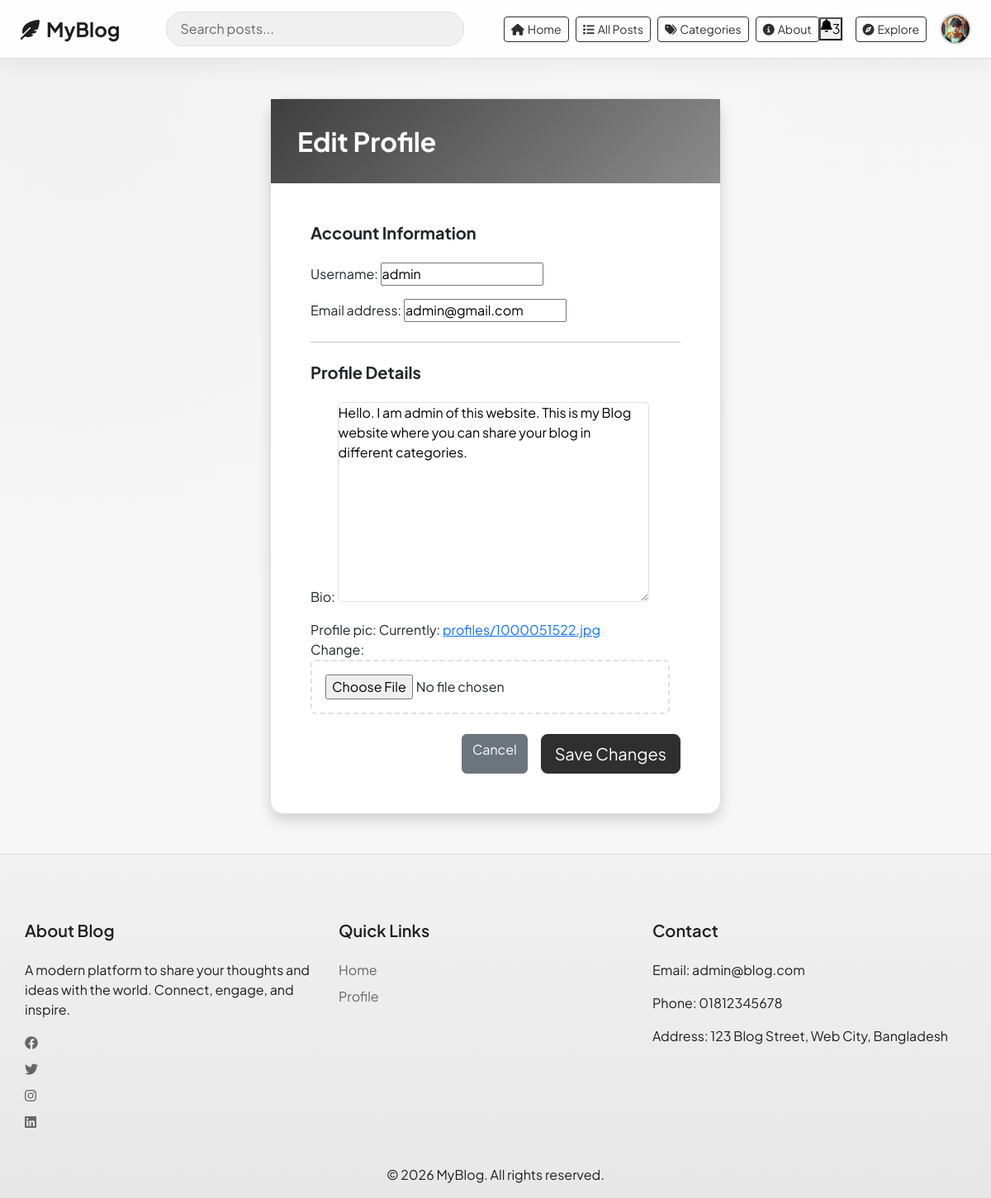
Page /profile/edit/ (signed in) on the committed database.
### blog/models.py (models this page shows, shortened)
class Profile(models.Model):
    user = models.OneToOneField(User, on_delete=models.CASCADE)
    bio = models.TextField(blank=True)
    profile_pic = models.ImageField(upload_to='profiles/')

### blog/views.py (the view)
# urls.py: path('profile/edit/', views.edit_profile, name='edit_profile'),
@login_required
@never_cache
def edit_profile(request):
    profile, _ = Profile.objects.get_or_create(user=request.user)
    u_form = UserUpdateForm(request.POST or None, instance=request.user)
    p_form = ProfileUpdateForm(request.POST or None, request.FILES or None, instance=profile)
    if u_form.is_valid() and p_form.is_valid():
        u_form.save()
        p_form.save()
        messages.success(request, "Profile updated!")
        return redirect('profile')
    return render(request, 'edit_profile.html', {
        'u_form': u_form,
        'p_form': p_form
    })

### blog/forms.py
class UserUpdateForm(forms.ModelForm):
    class Meta:
        model = User
        fields = ['username', 'email']

class ProfileUpdateForm(forms.ModelForm):
    class Meta:
        model = Profile
        fields = ['bio', 'profile_pic']

### blog/context_processors.py (called while the page is built)
def navbar_profile(request):
    if not request.user.is_authenticated:
        return {"navbar_profile": None}
    profile = Profile.objects.filter(user=request.user).first()
    return {"navbar_profile": profile}

### blog/templates/edit_profile.html (shortened to what this page needs)
{% extends 'base.html' %}
{% block content %}
<div class="container py-5">
    <div class="row">
        <div class="col-md-6 mx-auto">
            <div class="card border-0 shadow rounded-lg">
                <div style="background: linear-gradient(135deg, #3f3f3f 0%, #8c8c8c 100%); padding: 2rem;">
                    <h2 class="text-white fw-bold mb-0">Edit Profile</h2>
                </div>
                <div class="card-body p-5">
                    <form method="POST" enctype="multipart/form-data" novalidate>
                        <h5 class="fw-bold mb-4">Account Information</h5>
                        {% for field in u_form %}
                            <div class="mb-3">
                                {{ field.label_tag }}
                                {{ field }}
                            </div>
                        {% endfor %}
                        <hr class="my-4">
                        <h5 class="fw-bold mb-4">Profile Details</h5>
                        {% for field in p_form %}
                            <div class="mb-3">
                                {{ field.label_tag }}
                                {{ field }}
                            </div>
                        {% endfor %}
                        <div class="d-grid gap-2 d-md-flex justify-content-md-end mt-4">
                            <a href="{% url 'profile' %}" class="btn btn-secondary me-md-2">Cancel</a>
                            <button class="btn btn-success btn-lg" type="submit">Save Changes</button>
                        </div>
                    </form>
                </div>
            </div>
        </div>
    </div>
</div>
{% endblock %}

### blog/templates/base.html (shortened to what this page needs)
<!DOCTYPE html>
<html>
<head>
    <link href="https://cdn.jsdelivr.net/npm/bootstrap@5.3.0/dist/css/bootstrap.min.css" rel="stylesheet">
    <link rel="stylesheet" href="https://cdnjs.cloudflare.com/ajax/libs/font-awesome/6.4.0/css/all.min.css">
</head>
<body>
<nav class="navbar">
    <div class="container-fluid px-4">
        <div class="d-flex align-items-center w-100">
            <a class="navbar-brand" href="/">
                <i class="fas fa-feather-alt me-2"></i>MyBlog
            </a>
            <div class="navbar-search d-none d-lg-block">
                <input class="form-control" type="search" placeholder="Search posts..." aria-label="Search">
            </div>
            <div class="d-none d-lg-flex gap-2 ms-4">
                <a href="/" class="btn btn-sm btn-outline-primary">
                    <i class="fas fa-home me-1"></i>Home
                </a>
                <a href="{% url 'all_posts' %}" class="btn btn-sm btn-outline-primary">
                    <i class="fas fa-list me-1"></i>All Posts
                </a>
                <a href="{% url 'categories' %}" class="btn btn-sm btn-outline-primary">
                    <i class="fas fa-tags me-1"></i>Categories
                </a>
                <a href="{% url 'about' %}" class="btn btn-sm btn-outline-primary">
                    <i class="fas fa-info-circle me-1"></i>About
                </a>
            </div>
            <div class="ms-auto d-flex align-items-center gap-3">
                <button class="icon-btn d-none d-md-flex" type="button" title="Notifications">
                    <i class="fas fa-bell"></i>
                    <span class="notification-badge">3</span>
                </button>
                <a href="/" class="btn btn-sm btn-outline-primary d-none d-md-inline-block">
                    <i class="fas fa-compass me-1"></i>Explore
                </a>
                {% if user.is_authenticated %}
                    <div class="dropdown">
                        <button class="btn dropdown-toggle navbar-avatar-btn" type="button" data-bs-toggle="dropdown" aria-expanded="false" aria-label="Open profile menu">
                            {% if navbar_profile and navbar_profile.profile_pic %}
                                <img src="{{ navbar_profile.profile_pic.url }}" alt="{{ user.username }} avatar" class="navbar-avatar-img">
                            {% else %}
                                <i class="fas fa-user"></i>
                            {% endif %}
                        </button>
                    </div>
                {% else %}
                    <a href="/login/" class="btn btn-sm btn-primary">Login</a>
                    <a href="/register/" class="btn btn-sm btn-outline-primary">Register</a>
                {% endif %}
            </div>
        </div>
    </div>
</nav>
<div class="main-content">
    {% block content %}
    {% endblock %}
</div>
<footer>
    <div class="container">
        <div class="row">
            <div class="col-md-4 footer-section">
                <h5>About Blog</h5>
                <p>A modern platform to share your thoughts and ideas with the world. Connect, engage, and inspire.</p>
                <div class="social-links">
                    <a href="#" class="me-3"><i class="fab fa-facebook"></i></a>
                    <a href="#" class="me-3"><i class="fab fa-twitter"></i></a>
                    <a href="#" class="me-3"><i class="fab fa-instagram"></i></a>
                    <a href="#"><i class="fab fa-linkedin"></i></a>
                </div>
            </div>
            <div class="col-md-4 footer-section">
                <h5>Quick Links</h5>
                <a href="/">Home</a>
                <a href="{% if user.is_authenticated %}{% url 'profile' %}{% else %}/login/{% endif %}">Profile</a>
            </div>
            <div class="col-md-4 footer-section">
                <h5>Contact</h5>
                <p>Email: admin@blog.com</p>
                <p>Phone: 01812345678</p>
                <p>Address: 123 Blog Street, Web City, Bangladesh</p>
            </div>
        </div>
    </div>
    <div class="footer-bottom">
        <p>&copy; 2026 MyBlog. All rights reserved.</p>
    </div>
</footer>
</body>
</html>

### blog/templates/base.html (style rules this page uses)
:root { --bg: #f7f7f7; --surface: #ffffff; --surface-soft: #f0f0f0; --text: #1f1f1f; --muted: #666666; --primary: #2f2f2f; --primary-soft: #ebebeb; --border: #dddddd; --shadow: 0 10px 30px rgba(0, 0, 0, 0.08); }
* { margin: 0; padding: 0; box-sizing: border-box; }
body { display: flex; flex-direction: column; min-height: 100vh; background: radial-gradient(circle at 8% 8%, #f1f1f1 0%, transparent 36%), radial-gradient(circle at 90% 0%, #f5f5f5 0%, transparent 30%), var(--bg); color: var(--text); font-family: 'Plus Jakarta Sans', sans-serif; }
h1, h2, h3, h4, h5 { font-family: 'Plus Jakarta Sans', sans-serif; letter-spacing: 0; }
.navbar { background: rgba(255, 255, 255, 0.9); border-bottom: 1px solid var(--border); box-shadow: 0 8px 28px rgba(0, 0, 0, 0.06); backdrop-filter: blur(8px); padding: 0.75rem 0 !important; }
.navbar-brand { font-weight: 700; font-size: 1.5rem; margin-right: 2rem !important; color: var(--text) !important; }
.navbar-search { flex-grow: 1; max-width: 400px; margin: 0 1.5rem; }
.navbar-search .form-control { background: var(--surface-soft); border: 1px solid var(--border); color: var(--text); border-radius: 20px; padding: 0.5rem 1rem; }
.navbar-search .form-control::placeholder { color: var(--muted); }
.navbar-avatar-btn { width: 38px; height: 38px; border-radius: 50%; border: 2px solid var(--border); background: var(--surface-soft); padding: 0; display: inline-flex; align-items: center; justify-content: center; overflow: hidden; transition: transform 0.2s ease, border-color 0.2s ease; }
.navbar-avatar-btn::after { display: none !important; }
.navbar-avatar-img { width: 100%; height: 100%; object-fit: cover; }
.main-content { flex: 1; }
.card { border-radius: 1rem !important; border: 1px solid var(--border) !important; box-shadow: var(--shadow); background: var(--surface); }
.btn-primary, .btn-success { background-color: var(--primary); border-color: var(--primary); }
.btn-outline-primary { color: var(--primary); border-color: var(--primary); }
footer { background: linear-gradient(180deg, #f1f1f1 0%, #e7e7e7 100%); color: var(--text); padding: 3rem 0 0; margin-top: auto; border-top: 1px solid var(--border); }
.footer-section { padding: 2rem 0; }
.footer-section h5 { margin-bottom: 1.5rem; font-weight: 600; }
.footer-section a { color: var(--muted); text-decoration: none; display: block; margin-bottom: 0.5rem; transition: color 0.3s; }
.footer-bottom { text-align: center; }

### blog/templates/edit_profile.html (style rules this page uses)
.form-control, .form-select, textarea { border-radius: 0.375rem; border: 1px solid #e0e0e0; }
input[type="file"] { border: 2px dashed #e0e0e0; border-radius: 0.375rem; padding: 1rem; }

### rows in the picture
Profile: profile_pic (picture), p_form "Hello. I am admin of this website. This is my Blog website where you can share your blog in different categories."

### other values in the picture
{{ field.label_tag }} "Username:" "Email address:"
{{ field.label_tag }} "Bio:" "Profile pic:"
